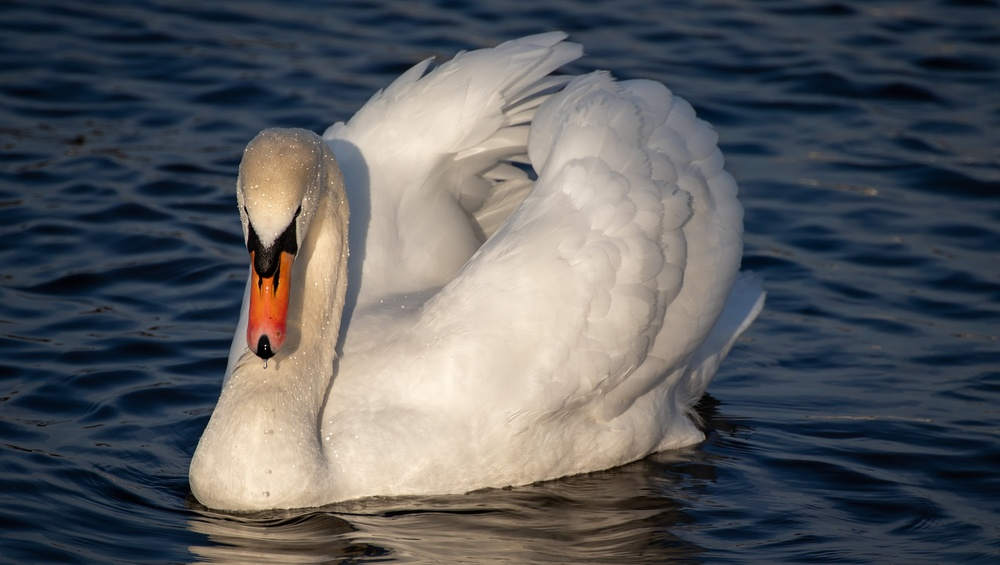
#> input picture img/swan.jpg, 1000 x 565 px, shrunk from 1920 x 1085 before the run
$ python 15.adaptive_threshold.py
#> lines starting #> are read from the running program, lines starting #| are printed output that depends on the picture; after the words box and inside, x2 and y2 are one past the last pixel; in counts of white or black regions, pixels touching at a corner belong together
import  cv2

src = cv2.imread("../img/swan.jpg")
#> src is the input picture: shape (565, 1000, 3); mean B, G, R 94.3, 90.8, 88.6
gray = cv2.cvtColor(src, cv2.COLOR_BGR2GRAY)
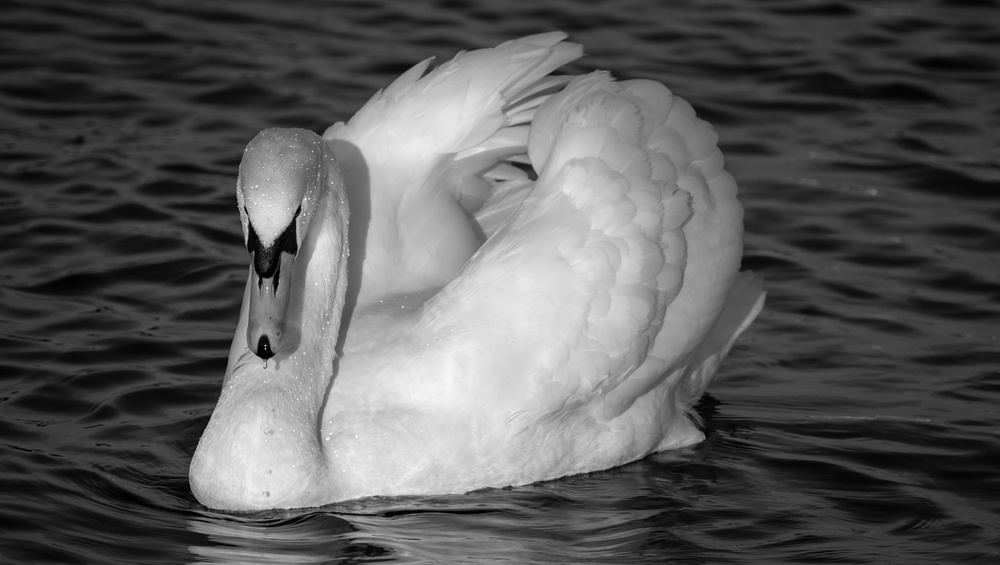
#> gray: shape (565, 1000); min 0, max 252, mean 90.6
binary = cv2.adaptiveThreshold(gray, 255, cv2.ADAPTIVE_THRESH_MEAN_C, cv2.THRESH_BINARY, 25, 5)
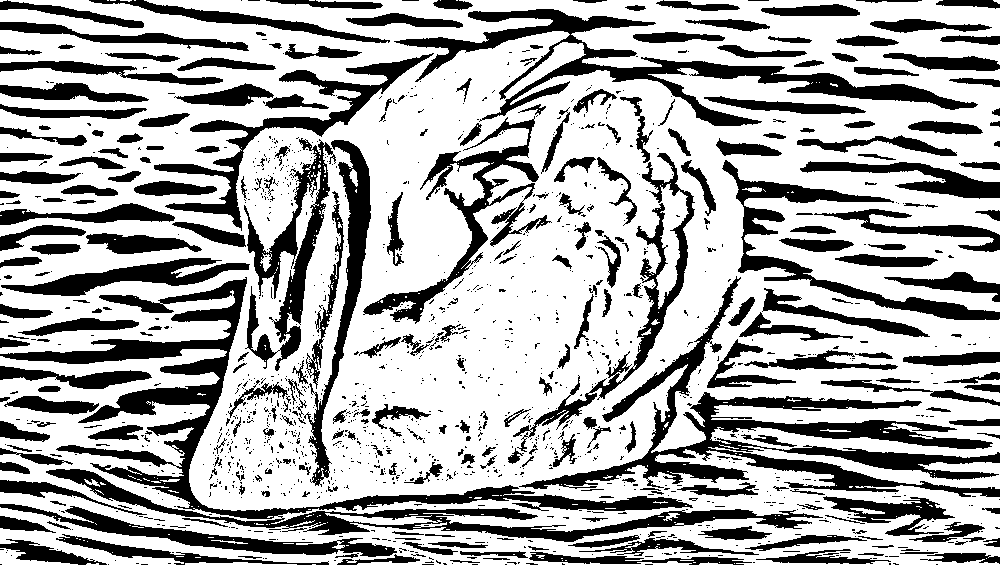
#> binary: shape (565, 1000); 67.5% white; 1408 black regions (1111 under 20 px), largest, box (x1, y1, x2, y2) and area: (0, 277, 823, 542) 23971, (519, 276, 1000, 497) 17345, (394, 9, 978, 126) 11670
# binary = cv2.adaptiveThreshold(gray, 255, cv2.ADAPTIVE_THRESH_MEAN_C, cv2.THRESH_BINARY, 33, 5)
# binary = cv2.adaptiveThreshold(gray, 255, cv2.ADAPTIVE_THRESH_MEAN_C, cv2.THRESH_BINARY, 33, -5)

cv2.imshow("binary", binary)
cv2.waitKey(0)
cv2.destroyAllWindows()

$ run again, with img/beagle.jpg copied over img/swan.jpg
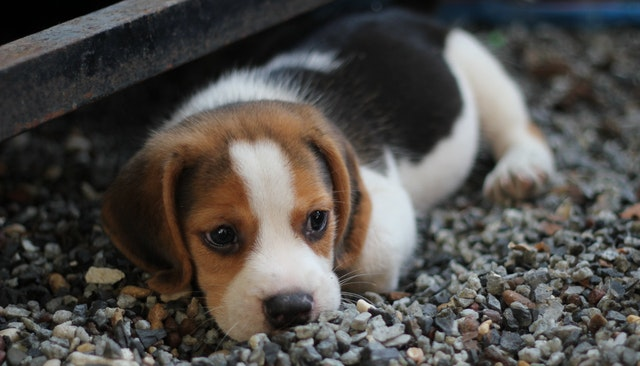
#> input picture img/beagle.jpg, 640 x 366 px
#> src is the input picture: shape (366, 640, 3); mean B, G, R 73.8, 77.2, 80.1
#> `gray = cv2.cvtColor(src, cv2.COLOR_BGR2GRAY)`:
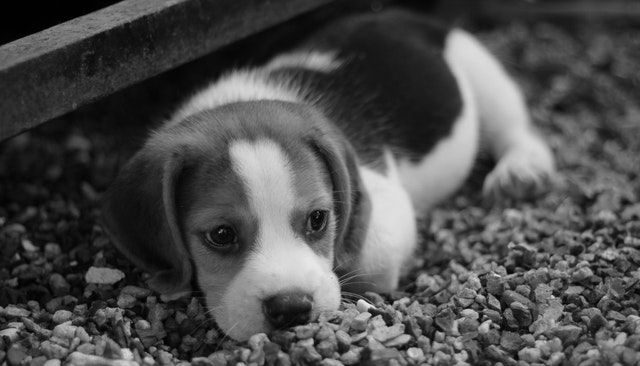
#> gray: shape (366, 640); min 0, max 237, mean 77.6
#> `binary = cv2.adaptiveThreshold(gray, 255, cv2.ADAPTIVE_THRESH_MEAN_C, ..`:
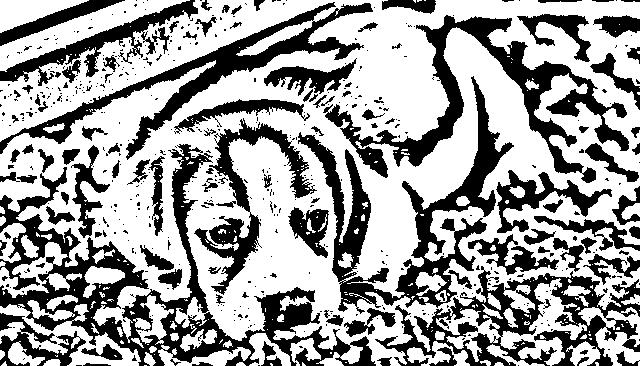
#> binary: shape (366, 640); 62.6% white; 541 black regions (427 under 20 px), largest, box (x1, y1, x2, y2) and area: (0, 144, 376, 366) 16463, (298, 76, 514, 314) 10318, (323, 15, 629, 183) 10063

$ run again, with img/building.jpg copied over img/swan.jpg
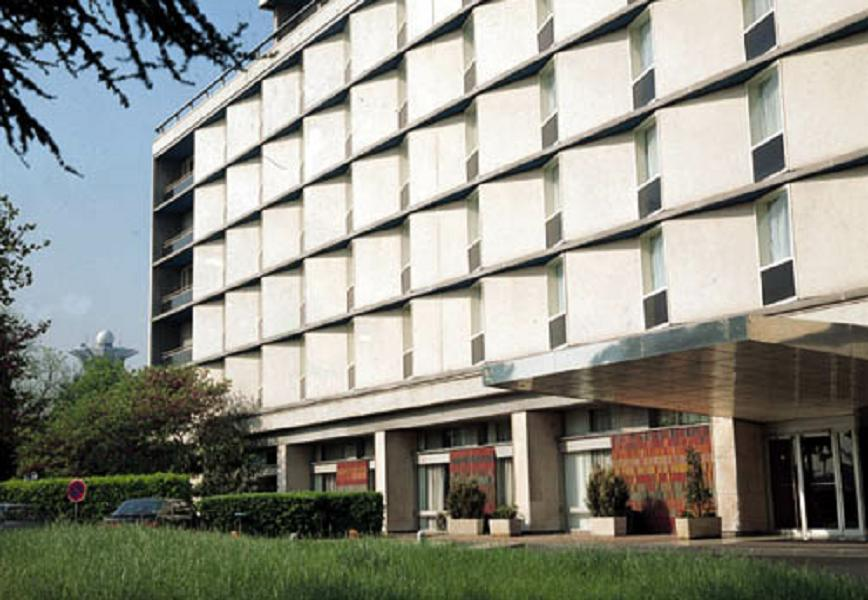
#> input picture img/building.jpg, 868 x 600 px
#> src is the input picture: shape (600, 868, 3); mean B, G, R 133.7, 143.6, 142.9
#> `gray = cv2.cvtColor(src, cv2.COLOR_BGR2GRAY)`:
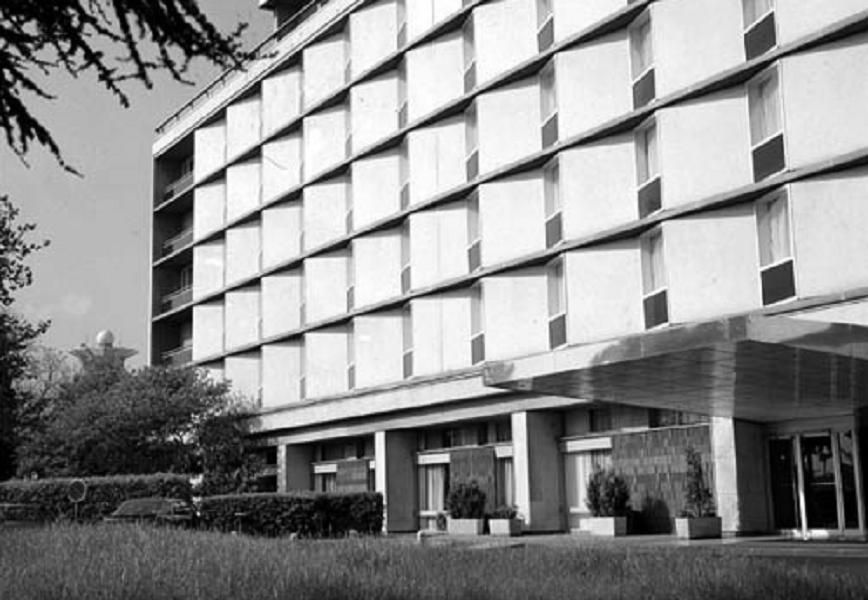
#> gray: shape (600, 868); min 0, max 255, mean 142.3
#> `binary = cv2.adaptiveThreshold(gray, 255, cv2.ADAPTIVE_THRESH_MEAN_C, ..`:
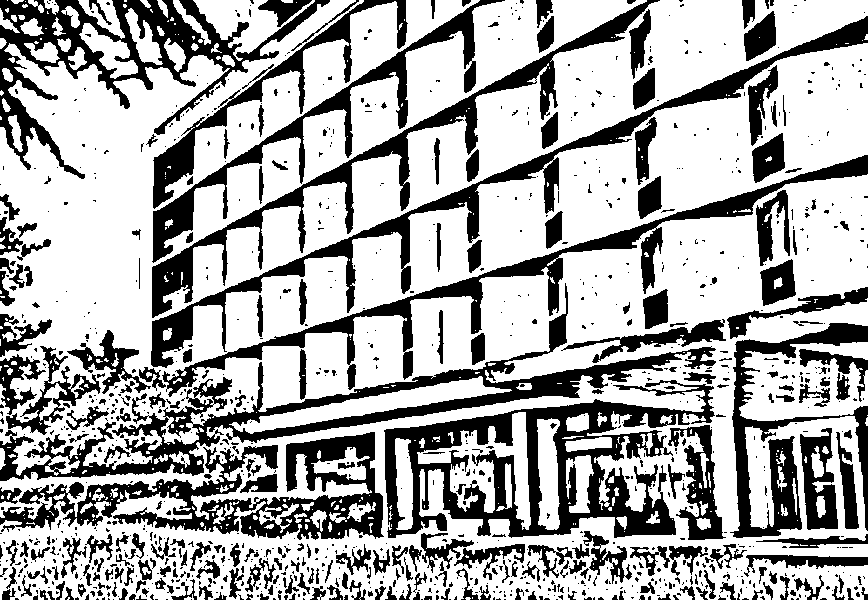
#> binary: shape (600, 868); 67.3% white; 1118 black regions (837 under 20 px), largest, box (x1, y1, x2, y2) and area: (384, 380, 715, 538) 18833, (0, 283, 716, 481) 16176, (0, 432, 384, 540) 13722
